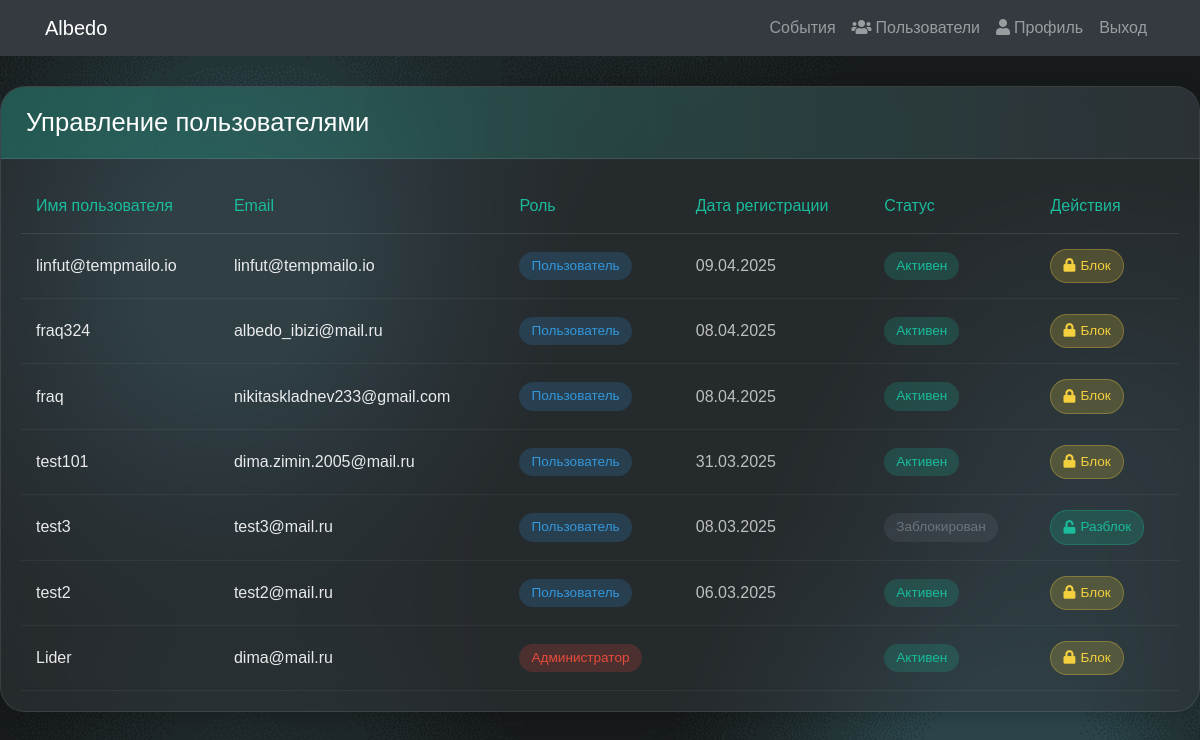
/users/ (signed in), run on an earlier commit of the app's database.
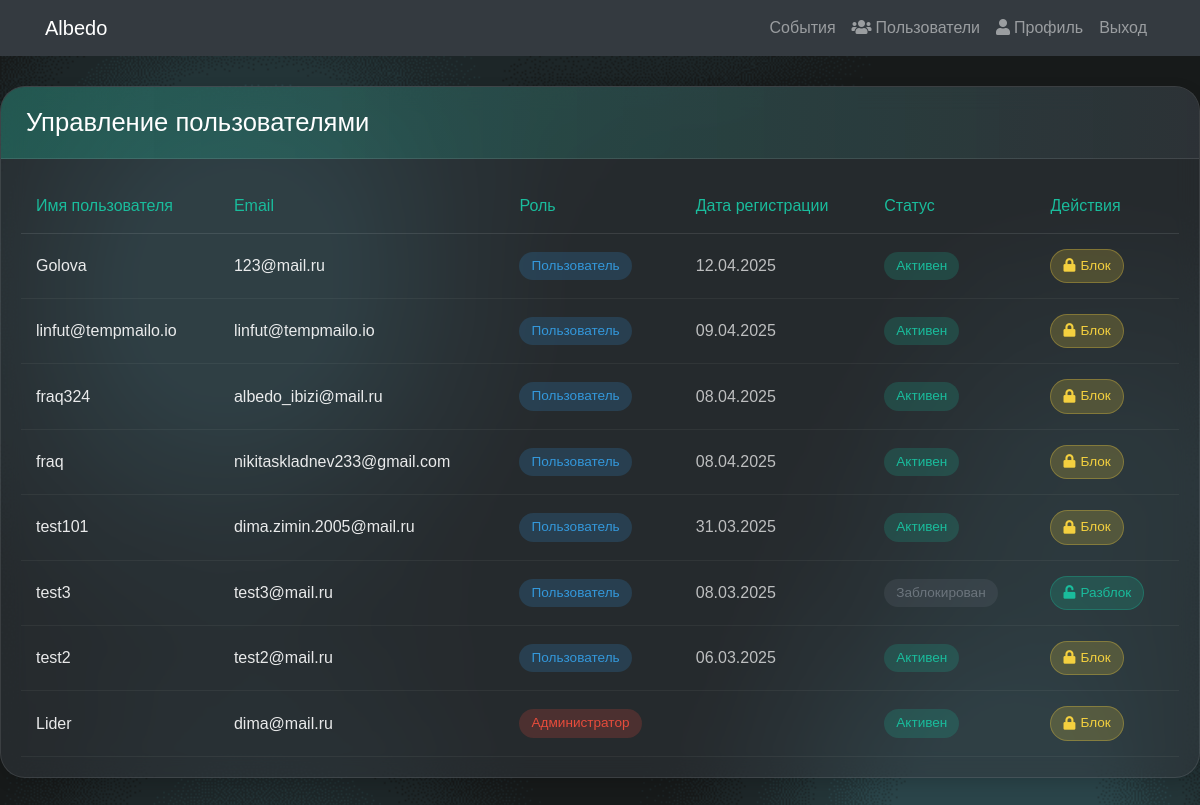
And on a later commit of the database.
### albedo/models.py (models this page shows, shortened)
class User(AbstractUser):
    ROLE_CHOICES = (
        ('user', 'Пользователь'),
        ('admin', 'Администратор'),
    )
    email = models.EmailField(unique=True)
    role = models.CharField(max_length=5, choices=ROLE_CHOICES, default='user')
    active = models.BooleanField(default=True)
    USERNAME_FIELD = 'username'
    REQUIRED_FIELDS = ['email']
    def get_role_display(self):
        return dict(self.ROLE_CHOICES).get(self.role, 'Неизвестно')

### albedo/views.py (the view)
# urls.py: path('users/', views.user_list, name='user_list'),
@login_required
def user_list(request):
    if not is_admin(request.user):
        messages.error(request, 'У вас нет доступа к этой странице.')
        return redirect('home')
    users = User.objects.all().order_by('-date_joined')
    return render(request, 'albedo/user_list.html', {'users': users})

### albedo/views.py (called while the page is built)
def is_admin(user):
    return user.is_authenticated and user.role == 'admin'

### albedo/templates/albedo/user_list.html (shortened to what this page needs)
{% extends 'albedo/base.html' %}
{% load static %}
{% block content %}
<div style="padding-top: 30px; max-width: 1200px; margin: 0 auto;">
    <div style="background-color: rgba(52, 58, 64, 0.5); border-radius: 25px; overflow: hidden; backdrop-filter: blur(12px); border: 1px solid rgba(255,255,255,0.1); box-shadow: 0 5px 15px rgba(0,0,0,0.15);">
        <div style="background: linear-gradient(90deg, rgba(26, 188, 156, 0.3), rgba(52, 58, 64, 0.5)); padding: 20px 25px; border-bottom: 1px solid rgba(255,255,255,0.1);">
            <h3 style="color: white; margin: 0; font-size: 1.6rem; font-weight: 400;">Управление пользователями</h3>
        </div>
        <div style="padding: 20px; overflow-x: auto;">
            <table style="width: 100%; border-collapse: collapse;">
                <thead>
                    <tr style="border-bottom: 1px solid rgba(255,255,255,0.1);">
                        <th style="padding: 15px; text-align: left; color: #1ABC9C; font-weight: 400;">Имя пользователя</th>
                        <th style="padding: 15px; text-align: left; color: #1ABC9C; font-weight: 400; display: none; display: table-cell;">Email</th>
                        <th style="padding: 15px; text-align: left; color: #1ABC9C; font-weight: 400;">Роль</th>
                        <th style="padding: 15px; text-align: left; color: #1ABC9C; font-weight: 400; display: none; display: table-cell;">Дата регистрации</th>
                        <th style="padding: 15px; text-align: left; color: #1ABC9C; font-weight: 400;">Статус</th>
                        <th style="padding: 15px; text-align: left; color: #1ABC9C; font-weight: 400;">Действия</th>
                    </tr>
                </thead>
                <tbody>
                    {% for user_item in users %}
                    <tr style="border-bottom: 1px solid rgba(255,255,255,0.05); transition: background-color 0.3s ease;">
                        <td style="padding: 15px; color: rgba(255,255,255,0.9);">
                            {{ user_item.username }}
                        </td>
                        <td style="padding: 15px; color: rgba(255,255,255,0.9); display: none; display: table-cell;">{{ user_item.email }}</td>
                        <td style="padding: 15px;">
                            <span style="display: inline-block; padding: 4px 12px; border-radius: 20px; font-size: 0.85rem; background-color: {% if user_item.role == 'admin' %}rgba(231, 76, 60, 0.2){% else %}rgba(52, 152, 219, 0.2){% endif %}; color: {% if user_item.role == 'admin' %}#E74C3C{% else %}#3498db{% endif %};">
                                {{ user_item.get_role_display }}
                            </span>
                        </td>
                        <td style="padding: 15px; color: rgba(255,255,255,0.7); display: none; display: table-cell;">{{ user_item.date_joined|date:"d.m.Y" }}</td>
                        <td style="padding: 15px;">
                            <span style="display: inline-block; padding: 4px 12px; border-radius: 20px; font-size: 0.85rem; background-color: {% if user_item.active %}rgba(26, 188, 156, 0.2){% else %}rgba(108, 117, 125, 0.2){% endif %}; color: {% if user_item.active %}#1ABC9C{% else %}#6c757d{% endif %};">
                                {% if user_item.active %}Активен{% else %}Заблокирован{% endif %}
                            </span>
                        </td>
                        <td style="padding: 15px;">
                            {% if user_item.role != 'admin' or user.username == user_item.username %}
                            <a href="{% url 'toggle_user_status' user_item.id %}" style="display: inline-flex; align-items: center; padding: 6px 12px; border-radius: 20px; text-decoration: none; font-size: 0.85rem; transition: all 0.3s ease; background-color: {% if user_item.active %}rgba(244, 208, 63, 0.2){% else %}rgba(26, 188, 156, 0.2){% endif %}; color: {% if user_item.active %}#f4d03f{% else %}#1ABC9C{% endif %}; border: 1px solid {% if user_item.active %}rgba(244, 208, 63, 0.3){% else %}rgba(26, 188, 156, 0.3){% endif %};">
                                <i class="fas {% if user_item.active %}fa-lock{% else %}fa-unlock{% endif %}" style="margin-right: 5px;"></i>
                                <span style="display: none; display: inline;">{% if user_item.active %}Блок{% else %}Разблок{% endif %}</span>
                            </a>
                            {% endif %}
                        </td>
                    </tr>
                    {% empty %}
                    <tr>
                        <td colspan="6" style="padding: 30px; text-align: center; color: rgba(255,255,255,0.7);">Пользователей не найдено</td>
                    </tr>
                    {% endfor %}
                </tbody>
            </table>
        </div>
    </div>
</div>
<link href="https://cdnjs.cloudflare.com/ajax/libs/font-awesome/5.15.4/css/all.min.css" rel="stylesheet">
{% endblock %}

### albedo/templates/albedo/base.html (shortened to what this page needs)
{% load static %}
<!DOCTYPE html>
<html lang="en">
    <head>
    <link href="https://stackpath.bootstrapcdn.com/bootstrap/4.5.2/css/bootstrap.min.css" rel="stylesheet">
    <link href="https://cdnjs.cloudflare.com/ajax/libs/font-awesome/5.15.4/css/all.min.css" rel="stylesheet">
    <link href="{% static 'styles.css' %}" rel="stylesheet">
</head>
<body style="
    background: url('{% static 'img/fon.jpg' %}') no-repeat center center fixed;
    background-size:cover;">
    <nav class="navbar navbar-expand-lg navbar-dark bg-dark">
        <div class="container">
            <a class="navbar-brand" href="{% url 'home' %}">Albedo</a>
            <div class="collapse navbar-collapse" id="navbarNav">
                <ul class="navbar-nav ml-auto">
                    {% if user.is_authenticated %}
                        <li class="nav-item">
                            <a class="nav-link" href="{% url 'event_list' %}">События</a>
                        </li>
                        {% if user.role == 'admin' %}
                        <li class="nav-item">
                            <a class="nav-link" href="{% url 'user_list' %}">
                                <i class="fas fa-users mr-1"></i>Пользователи
                            </a>
                        </li>
                        {% endif %}
                        <li class="nav-item">
                            <a class="nav-link" href="{% url 'profile' %}">
                                <i class="fas fa-user mr-1"></i>Профиль
                            </a>
                        </li>
                        <li class="nav-item">
                            <a class="nav-link" href="{% url 'logout' %}">Выход</a>
                        </li>
                    {% endif %}
                </ul>
            </div>
        </div>
    </nav>
    {% block content %}
    {% endblock %}
</body>
</html>

### albedo/static/styles.css (style rules this page uses)
:root { --bg-color: #f8f9fa; --text-color: #212529; --card-bg: #ffffff; --header-bg: #343a40; --header-text: white; --border-color: rgba(0,0,0,0.125); --input-bg: #ffffff; --input-text: #495057; --accent-color: #007bff; --alert-success-bg: #d4edda; --alert-success-text: #155724; --alert-success-border: #c3e6cb; --alert-error-bg: #f8d7da; --alert-error-text: #721c24; --alert-error-border: #f5c6cb; --alert-info-bg: #d1ecf1; --alert-info-text: #0c5460; --alert-info-border: #bee5eb; }
body { font-family: Arial, sans-serif; background-color: var(--bg-color); color: var(--text-color); margin: 0; padding: 0; transition: background-color 0.1s ease, color 0.1s ease; }
* { transition: background-color 0.1s ease, color 0.05s ease, border-color 0.1s ease, box-shadow 0.1s ease; }

What changed in the data, as far as the page shows it:
added User: username "Golova", email "123@mail.ru", role "Пользователь", date_joined "12.04.2025", active "Активен"
